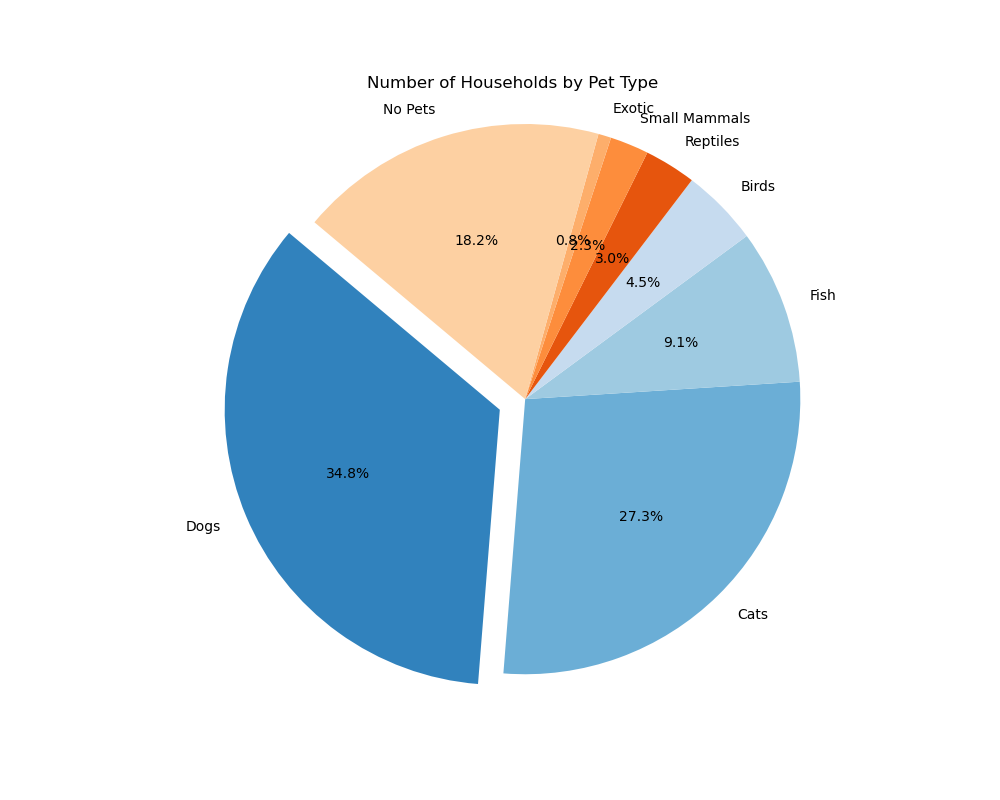

Write the Python code that produced this figure.

import matplotlib.pyplot as plt

# Data
data = [
    {'Pet Type': 'Dogs', 'Number of Households': 2300},
    {'Pet Type': 'Cats', 'Number of Households': 1800},
    {'Pet Type': 'Fish', 'Number of Households': 600},
    {'Pet Type': 'Birds', 'Number of Households': 300},
    {'Pet Type': 'Reptiles', 'Number of Households': 200},
    {'Pet Type': 'Small Mammals', 'Number of Households': 150},
    {'Pet Type': 'Exotic', 'Number of Households': 50},
    {'Pet Type': 'No Pets', 'Number of Households': 1200}
]

# Prepare data for pie chart
pet_types = [d['Pet Type'] for d in data]
households = [d['Number of Households'] for d in data]

# Colors for each pet type
colors = plt.cm.tab20c.colors  # Using the 20-colors tableau color map (tab20c)

# Explode the first slice (Dogs) to highlight it
explode = (0.1, 0, 0, 0, 0, 0, 0, 0)

# Create the pie chart
plt.figure(figsize=(10, 8))  # Set the figure size
plt.pie(households, labels=pet_types, autopct='%1.1f%%', startangle=140, colors=colors, explode=explode)

# 'Equal' aspect ratio ensures that pie is drawn as a circle.
plt.axis('equal')

# Title
plt.title('Number of Households by Pet Type')

# Show the plot
plt.show()
